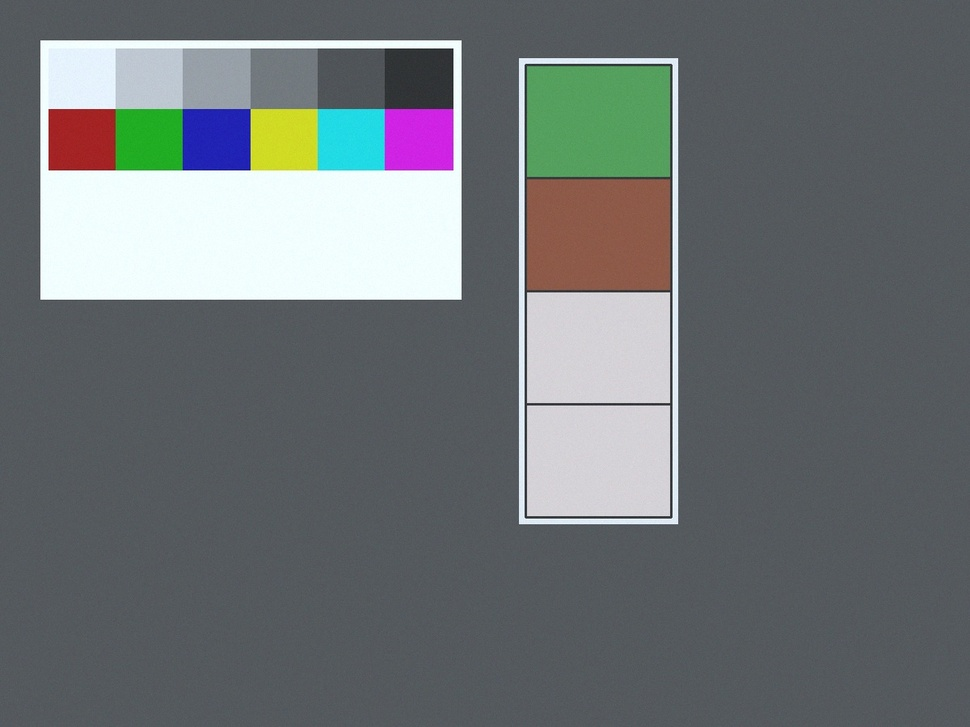
#> input picture ml/sample_data/example_strip.jpg, 970 x 727 px, shrunk from 1200 x 900 before the run
$ python -i calibration.py   (imports and definitions only)
#> lines starting #> are read from the running program, lines starting #| are printed output that depends on the picture; after the words box and inside, x2 and y2 are one past the last pixel; in counts of white or black regions, pixels touching at a corner belong together
"""
Reference-card calibration.

Detects a printed reference color card in the frame, samples each known
patch, and fits a 3x3 linear color-correction matrix (least squares) that
maps observed sRGB -> certified sRGB. This corrects for ambient lighting
color casts before any Delta-E comparison is made, which is essential for
field conditions where lighting is uncontrolled.
"""
from dataclasses import dataclass
from typing import Dict, List, Tuple, Optional
import numpy as np
import cv2

from .config import CalibrationConfig


@dataclass
class CalibrationResult:
    matrix: np.ndarray            # 3x3 correction matrix
    residual_mae: float           # mean absolute error of fit, sRGB units
    patch_count: int
    passed: bool
    failure_reason: Optional[str] = None

    # [16 lines left out: functions to_dict, apply, not called in this run]


def detect_reference_card(image_bgr: np.ndarray) -> Optional[np.ndarray]:
    """
    Locate the reference card via largest quadrilateral contour with a
    strong aspect-ratio + area prior. Returns a perspective-warped,
    axis-aligned crop of the card, or None if not found.

    This is a classical-CV fallback; kits that ship a fiducial/ArUco
    marker on the card should replace this with marker-based detection
    for higher reliability.
    """
    gray = cv2.cvtColor(image_bgr, cv2.COLOR_BGR2GRAY)
    blurred = cv2.GaussianBlur(gray, (5, 5), 0)
    edges = cv2.Canny(blurred, 50, 150)
    edges = cv2.dilate(edges, np.ones((3, 3), np.uint8), iterations=1)

    contours, _ = cv2.findContours(edges, cv2.RETR_LIST, cv2.CHAIN_APPROX_SIMPLE)
    if not contours:
        return None

    image_area = image_bgr.shape[0] * image_bgr.shape[1]
    best_quad = None
    best_area = 0

    for c in contours:
        peri = cv2.arcLength(c, True)
        approx = cv2.approxPolyDP(c, 0.02 * peri, True)
        if len(approx) == 4:
            area = cv2.contourArea(approx)
            if area > 0.05 * image_area and area > best_area:
                best_area = area
                best_quad = approx

    if best_quad is None:
        return None

    pts = best_quad.reshape(4, 2).astype(np.float32)
    rect = _order_points(pts)
    (tl, tr, br, bl) = rect
    width_a = np.linalg.norm(br - bl)
    width_b = np.linalg.norm(tr - tl)
    max_width = int(max(width_a, width_b))
    height_a = np.linalg.norm(tr - br)
    height_b = np.linalg.norm(tl - bl)
    max_height = int(max(height_a, height_b))

    if max_width < 20 or max_height < 20:
        return None

    dst = np.array([
        [0, 0], [max_width - 1, 0],
        [max_width - 1, max_height - 1], [0, max_height - 1],
    ], dtype=np.float32)

    M = cv2.getPerspectiveTransform(rect, dst)
    warped = cv2.warpPerspective(image_bgr, M, (max_width, max_height))
    return warped


def _order_points(pts: np.ndarray) -> np.ndarray:
    rect = np.zeros((4, 2), dtype=np.float32)
    s = pts.sum(axis=1)
    rect[0] = pts[np.argmin(s)]   # top-left
    rect[2] = pts[np.argmax(s)]   # bottom-right
    diff = np.diff(pts, axis=1)
    rect[1] = pts[np.argmin(diff)]  # top-right
    rect[3] = pts[np.argmax(diff)]  # bottom-left
    return rect


# [81 lines left out: functions sample_patch_grid, fit_calibration_matrix, calibrate, not called in this run]

>>> import cv2
>>> picture = cv2.imread('../../../ml/sample_data/example_strip.jpg')
#> picture is the input picture: shape (727, 970, 3); mean B, G, R 116.3, 114.3, 108.8
>>> result = detect_reference_card(picture)
#> in detect_reference_card, `gray = cv2.cvtColor(image_bgr, cv2.COLOR_BGR2GRAY)`:
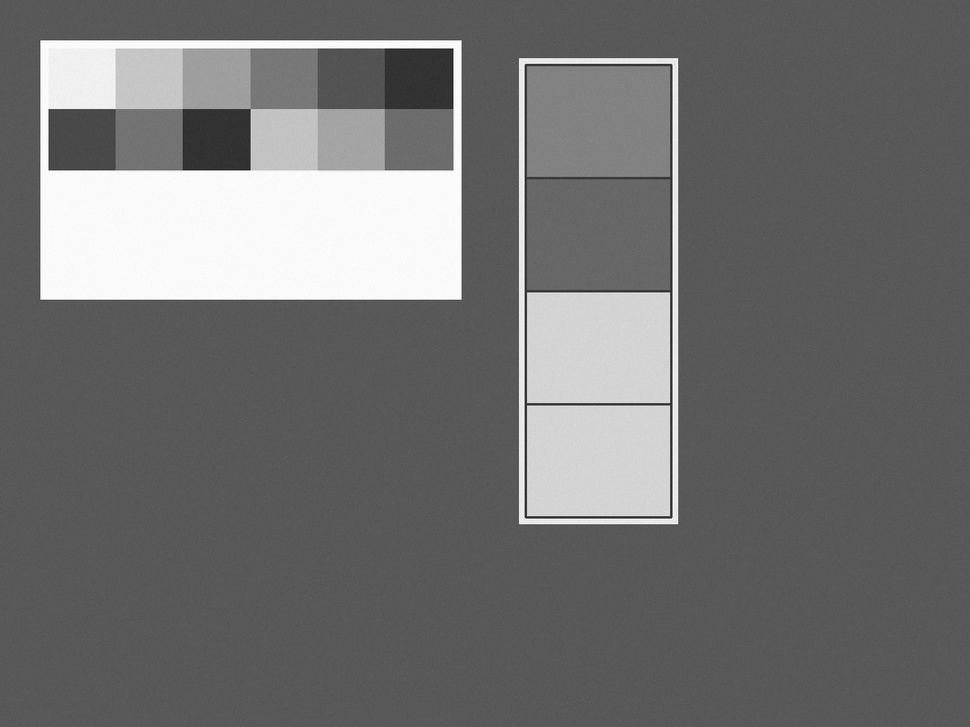
#> gray: shape (727, 970); min 8, max 255, mean 112.9
#> in detect_reference_card, `edges = cv2.Canny(blurred, 50, 150)`:
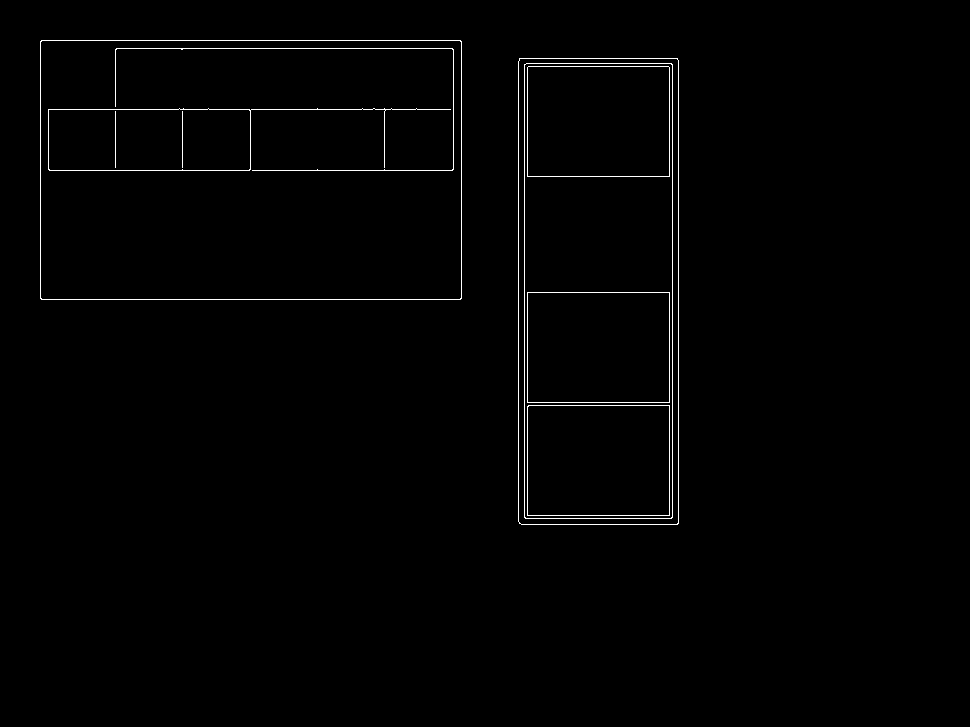
#> edges: shape (727, 970); 0.99% white in thin lines or dots, all inside (x1, y1, x2, y2) = (40, 40, 679, 525)
#> in detect_reference_card, `edges = cv2.dilate(edges, np.ones((3, 3), np.uint8), iterations=1)`:
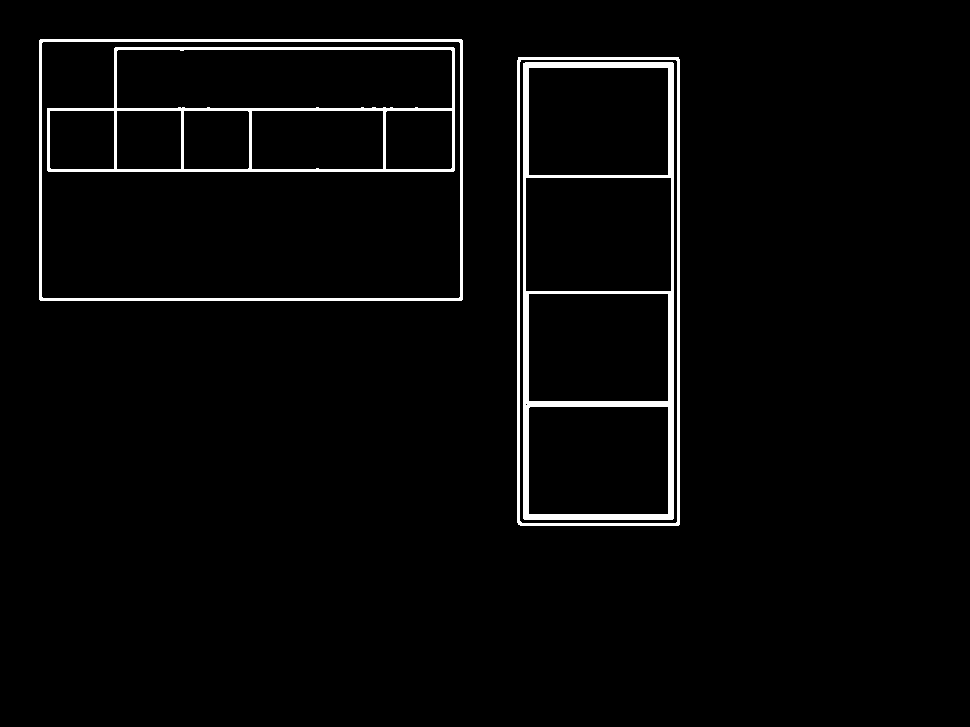
#> edges: shape (727, 970); 3% white; 4 white regions
#> in detect_reference_card, `contours, _ = cv2.findContours(edges, cv2.RETR_LIST, cv2.CHAIN_APPROX_..`: contours = 17 contours, 1 with area under 20; largest, box (x1, y1, x2, y2) and area: (39, 39, 463, 301) 110401, (41, 41, 461, 299) 107675, (517, 57, 680, 526) 75808, (519, 59, 678, 524) 73300, (523, 62, 674, 520) 68547
#> the loop in detect_reference_card, `for c in contours:` made 17 passes
#> (peri, area, best_area, best_quad) on passes 11, 12, 13, 16, 17: (1211.7, 67717.5, 67717.5, [[525, 62], [523, 518], [672, 519], [673, 63]]), (1238.7, 71999, 71999, [[521, 59], [677, 61], [675, 523], [519, 520]]), (1257.1, 74948, 74948, [[518, 57], [517, 522], [678, 525], [679, 59]]), (1347.3, 106339, 106339, [[41, 43], [458, 41], [460, 296], [43, 298]]), (1365.7, 109721, 109721, [[39, 40], [40, 300], [462, 299], [461, 39]])
#> (peri, approx, area) on passes 1, 3, 4, 5, 6, 7: (493.1, [[528, 408], [667, 406], [668, 513], [529, 514]], 14805), (493.7, [[528, 294], [667, 293], [668, 400], [529, 401]], 14874), (517.7, [[525, 178], [670, 177], [671, 290], [526, 291]], 16386), (248.5, [[385, 112], [451, 110], [452, 167], [386, 169]], 3764), (380.5, [[251, 111], [382, 110], [383, 168], [252, 169]], 7599), (246.5, [[183, 111], [247, 110], [249, 167], [184, 169]], 3711)
#> after the loop in detect_reference_card, `for c in contours:`: best_area = 109721
#> in detect_reference_card, `pts = best_quad.reshape(4, 2).astype(np.float32)`: pts = [[39, 40], [40, 300], [462, 299], [461, 39]]
#> in _order_points, `s = pts.sum(axis=1)`: s = [79, 340, 761, 500]
#> in _order_points, `diff = np.diff(pts, axis=1)`: diff = [1, 260, -163, -422]
#> in detect_reference_card, `rect = _order_points(pts)`: rect = [[39, 40], [461, 39], [462, 299], [40, 300]]
#> in detect_reference_card, `(tl, tr, br, bl) = rect`: tl = [39, 40]; tr = [461, 39]; br = [462, 299]; bl = [40, 300]
#> in detect_reference_card, `width_a = np.linalg.norm(br - bl)`: width_a = 422
#> in detect_reference_card, `height_a = np.linalg.norm(tr - br)`: height_a = 260
#> in detect_reference_card, `dst = np.array([ [0, 0], [max_width - 1, 0], [max_width - 1, max_heigh..`: dst = [[0, 0], [421, 0], [421, 259], [0, 259]]
#> in detect_reference_card, `M = cv2.getPerspectiveTransform(rect, dst)`: M = [[0.998, -0.00384, -38.75], [0.00236, 0.996, -39.94], [3.9e-19, 6.34e-20, 1]]
#> in detect_reference_card, `warped = cv2.warpPerspective(image_bgr, M, (max_width, max_height))`:
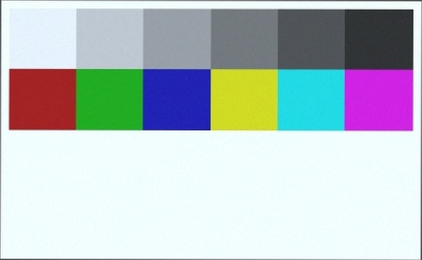
#> warped: shape (260, 422, 3); mean B, G, R 199.5, 196.7, 187.2
